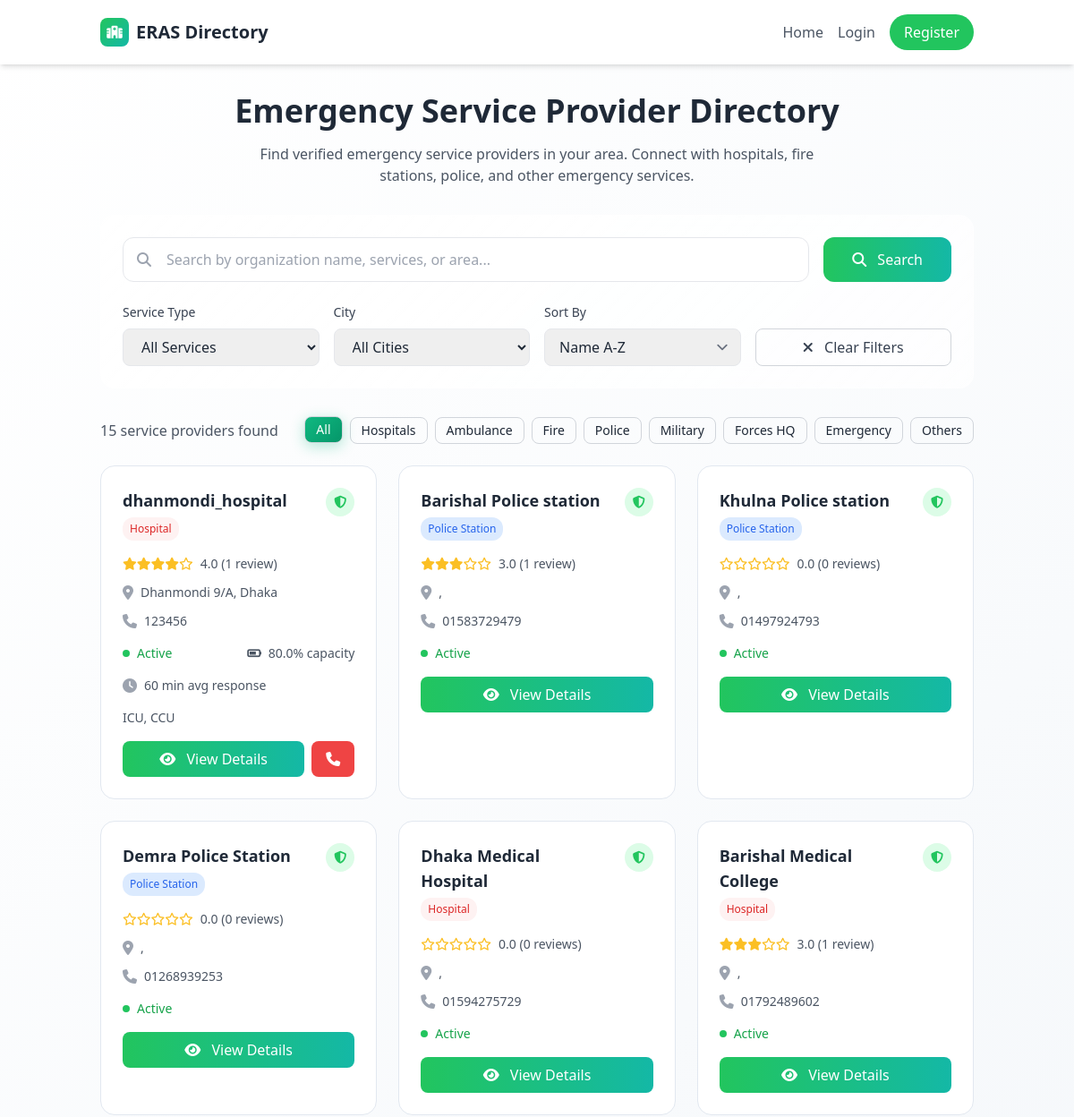
Page /accounts/directory/service-providers/ (upper part) on the earlier database version.
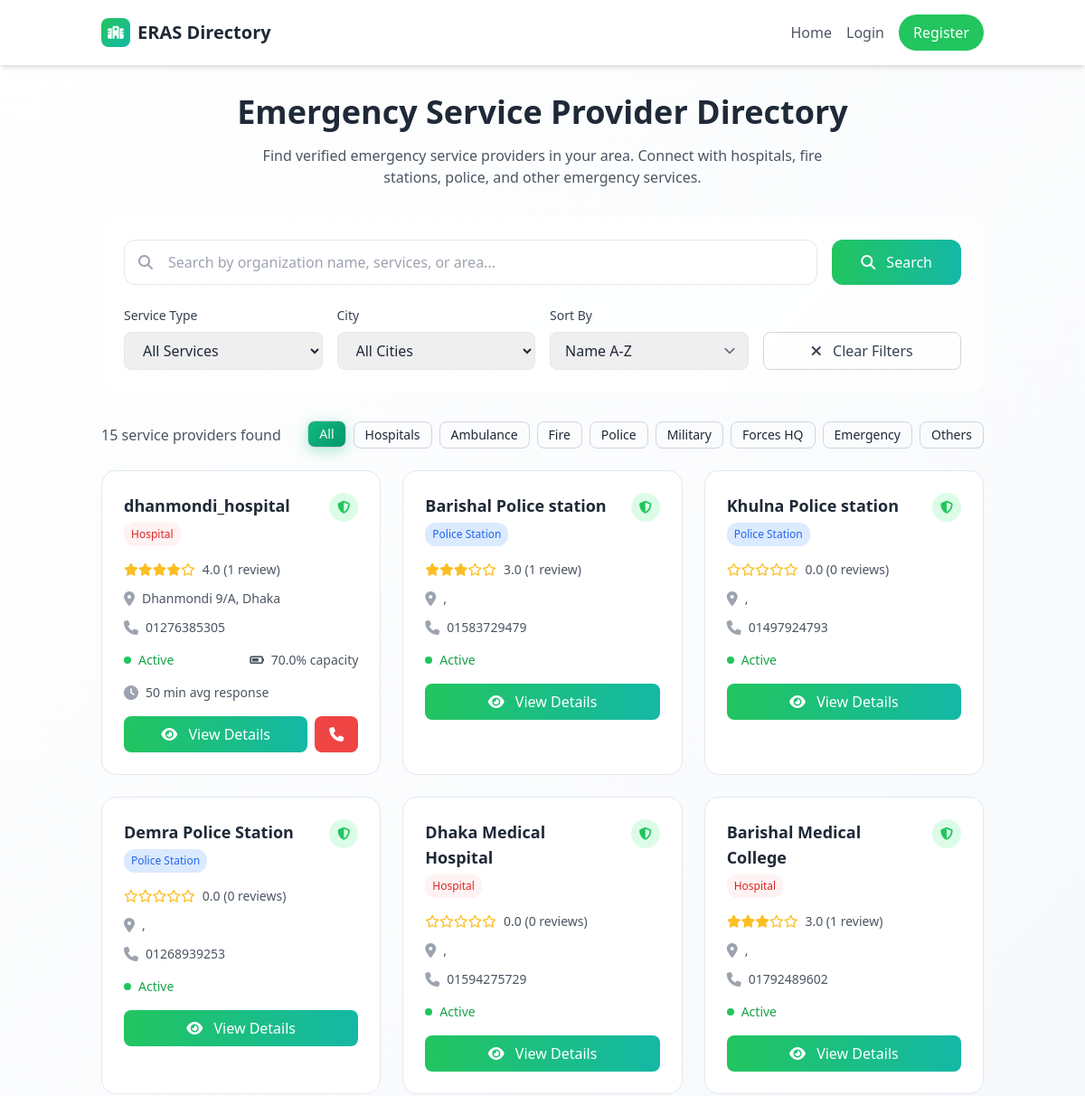
Same page on the later database version.
### accounts/models.py (models this page shows, shortened)
class ServiceProviderProfile(models.Model):
    SERVICE_TYPE_CHOICES = [
        ('hospital', 'Hospital'),
        ('ambulance', 'Ambulance Service'),
        ('fire_station', 'Fire Station'),
        ('police_station', 'Police Station'),
        ('military_camp', 'Military Camp'),
        ('forces_hq', 'Forces Headquarters'),
        ('emergency_response', 'Emergency Response Unit'),
        ('others', 'Others'),
    ]
    STATUS_CHOICES = [
        ('active', 'Active'),
        ('inactive', 'Inactive'),
        ('maintenance', 'Under Maintenance'),
    ]
    user = models.OneToOneField(
        User, on_delete=models.CASCADE, related_name='service_provider_profile')
    organization_name = models.CharField(max_length=200)
    service_type = models.CharField(
        max_length=20, choices=SERVICE_TYPE_CHOICES)
    service_type_other = models.CharField(max_length=100, blank=True,
                                          help_text="Specify if 'Others' is selected")
    email = models.EmailField()
    contact_number = models.CharField(max_length=15)
    registration_number = models.CharField(max_length=100, blank=True,
                                           help_text="Official registration/license number")
    street_address = models.CharField(max_length=300, blank=True)
    area_sector = models.CharField(max_length=100, blank=True)
    city = models.CharField(max_length=100, blank=True)
    postal_code = models.CharField(max_length=10, blank=True)
    specialized_services = models.TextField(blank=True,
                                            help_text="List specialized services offered")
    equipment_available = models.TextField(blank=True,
                                           help_text="List major equipment/resources")
    staff_count = models.PositiveIntegerField(null=True, blank=True)
    maximum_capacity = models.PositiveIntegerField(null=True, blank=True)
    average_response_time = models.PositiveIntegerField(null=True, blank=True,
                                                        help_text="Average response time in minutes")
    primary_contact_person = models.CharField(max_length=100, blank=True)
    contact_person_designation = models.CharField(max_length=100, blank=True)
    emergency_hotline = models.CharField(max_length=15, blank=True)
    emergency_email = models.EmailField(blank=True)
    current_status = models.CharField(
        max_length=15, choices=STATUS_CHOICES, default='active')
    current_capacity = models.PositiveIntegerField(null=True, blank=True,
                                                   help_text="Current available capacity")
    operating_hours = models.CharField(
        max_length=200, blank=True, default="24/7")
    created_at = models.DateTimeField(auto_now_add=True)
    updated_at = models.DateTimeField(auto_now=True)
    profile_completed_at = models.DateTimeField(null=True, blank=True)
    is_verified = models.BooleanField(default=False)
    verified_at = models.DateTimeField(null=True, blank=True)
    verified_by = models.ForeignKey(User, on_delete=models.SET_NULL,
                                    null=True, blank=True, related_name='verified_providers')
    def get_capacity_percentage(self):
        if self.maximum_capacity and self.current_capacity is not None:
            return round((self.current_capacity / self.maximum_capacity) * 100, 1)
        return None
    def get_service_display_name(self):
        if self.service_type == 'others' and self.service_type_other:
            return self.service_type_other
        return self.get_service_type_display()

### accounts/views.py (the view)
# urls.py: path('directory/service-providers/', views.service_provider_directory,
def service_provider_directory(request):
    providers = ServiceProviderProfile.objects.filter(
        is_verified=True,
        current_status='active'
    ).select_related('user').prefetch_related('ratings')
    search_query = request.GET.get('search', '')
    service_type_filter = request.GET.get('service_type', '')
    city_filter = request.GET.get('city', '')
    if search_query:
        providers = providers.filter(
            Q(organization_name__icontains=search_query) |
            Q(specialized_services__icontains=search_query)
        )
    if service_type_filter:
        providers = providers.filter(service_type=service_type_filter)
    if city_filter:
        providers = providers.filter(city__icontains=city_filter)
    for provider in providers:
        provider.avg_rating = provider.ratings.aggregate(
            avg_rating=Avg('rating')
        )['avg_rating'] or 0
        provider.total_ratings = provider.ratings.count()
    paginator = Paginator(providers, 12)  # 12 providers per page
    page_number = request.GET.get('page')
    page_obj = paginator.get_page(page_number)
    service_types = ServiceProviderProfile.SERVICE_TYPE_CHOICES
    cities = ServiceProviderProfile.objects.filter(
        is_verified=True
    ).values_list('city', flat=True).distinct().exclude(city='')
    context = {
        'page_obj': page_obj,
        'search_query': search_query,
        'service_type_filter': service_type_filter,
        'city_filter': city_filter,
        'service_types': service_types,
        'cities': sorted(cities),
        'total_providers': providers.count()
    }
    return render(request, 'accounts/service_provider_directory.html', context)

### templates/accounts/service_provider_directory.html (shortened to what the changed rows need)
<!DOCTYPE html>
<html lang="en">
<head>
    <link rel="stylesheet" href="https://cdnjs.cloudflare.com/ajax/libs/font-awesome/6.4.0/css/all.min.css">
    <script src="https://cdn.tailwindcss.com"></script>
</head>
<body class="directory-bg font-inter text-gray-800 min-h-screen">
    <main class="container mx-auto px-6 py-8">
        {% if service_type_filter %}
        <div class="breadcrumb-bg rounded-2xl p-6 mb-8 text-white">
            <nav class="mb-4">
                <div class="flex items-center space-x-2 text-sm">
                    <a href="{% url 'homepage' %}" class="hover:text-green-200 transition-colors">Home</a>
                    <i class="fas fa-chevron-right text-xs"></i>
                    <a href="{% url 'service_provider_directory' %}" class="hover:text-green-200 transition-colors">Directory</a>
                    <i class="fas fa-chevron-right text-xs"></i>
                    <span class="text-green-200">{{ service_type_display }}</span>
                </div>
            </nav>
            <div class="flex items-center justify-between">
                <div>
                    <h1 class="text-3xl font-bold mb-2">{{ service_type_display }} Directory</h1>
                    <p class="text-green-100">Find verified {{ service_type_display|lower }} services in your area</p>
                </div>
                <div class="hidden md:block">
                    <div class="text-right">
                        <div class="text-2xl font-bold">{{ total_providers }}</div>
                        <div class="text-sm text-green-200">Providers Found</div>
                    </div>
                </div>
            </div>
        </div>
        {% else %}
        <div class="text-center mb-8">
            <h1 class="text-4xl font-bold text-gray-800 mb-4">Emergency Service Provider Directory</h1>
        </div>
        {% endif %}
        {% if page_obj %}
        <div class="grid grid-cols-1 md:grid-cols-2 lg:grid-cols-3 gap-6 mb-8">
            {% for provider in page_obj %}
            <div class="provider-card rounded-2xl p-6 hover:shadow-lg transition-all">
                <div class="flex items-start justify-between mb-4">
                    <div class="flex-1">
                        <h3 class="text-lg font-bold text-gray-800 mb-1 line-clamp-2">{{ provider.organization_name }}</h3>
                        <span class="service-type-badge badge-{{ provider.service_type }}">
                            {{ provider.get_service_display_name }}
                        </span>
                    </div>
                    <div class="ml-4 flex-shrink-0">
                        {% if provider.is_verified %}
                        <div class="w-8 h-8 bg-green-100 rounded-full flex items-center justify-center">
                            <i class="fas fa-shield-alt text-green-500 text-sm"></i>
                        </div>
                        {% endif %}
                    </div>
                </div>
                <div class="flex items-center mb-3">
                    <div class="flex items-center rating-stars mr-2">
                        {% for i in "12345" %}
                            {% if provider.avg_rating >= forloop.counter %}
                                <i class="fas fa-star text-sm"></i>
                            {% else %}
                                <i class="far fa-star text-sm"></i>
                            {% endif %}
                        {% endfor %}
                    </div>
                    <span class="text-sm text-gray-600">{{ provider.avg_rating|floatformat:1 }} ({{ provider.total_ratings }} review{{ provider.total_ratings|pluralize }})</span>
                </div>
                <div class="flex items-center mb-3">
                    <i class="fas fa-map-marker-alt text-gray-400 mr-2"></i>
                    <span class="text-sm text-gray-600">{{ provider.area_sector }}, {{ provider.city }}</span>
                </div>
                <div class="flex items-center mb-4">
                    <i class="fas fa-phone text-gray-400 mr-2"></i>
                    <span class="text-sm text-gray-600">{{ provider.emergency_hotline|default:provider.contact_number }}</span>
                </div>
                <div class="flex items-center justify-between mb-4">
                    <div class="flex items-center">
                        <div class="w-2 h-2 rounded-full mr-2
                            {% if provider.current_status == 'active' %}bg-green-500
                            {% elif provider.current_status == 'inactive' %}bg-red-500
                            {% else %}bg-yellow-500{% endif %}"></div>
                        <span class="text-sm font-medium
                            {% if provider.current_status == 'active' %}text-green-600
                            {% elif provider.current_status == 'inactive' %}text-red-600
                            {% else %}text-yellow-600{% endif %}">
                            {{ provider.get_current_status_display }}
                        </span>
                    </div>
                    {% if provider.get_capacity_percentage %}
                    <div class="text-sm text-gray-600">
                        <i class="fas fa-battery-three-quarters mr-1"></i>
                        {{ provider.get_capacity_percentage }}% capacity
                    </div>
                    {% endif %}
                </div>
                {% if provider.average_response_time %}
                <div class="flex items-center mb-4">
                    <i class="fas fa-clock text-gray-400 mr-2"></i>
                    <span class="text-sm text-gray-600">{{ provider.average_response_time }} min avg response</span>
                </div>
                {% endif %}
                {% if provider.specialized_services %}
                <div class="mb-4">
                    <p class="text-sm text-gray-600 line-clamp-2">{{ provider.specialized_services|truncatewords:15 }}</p>
                </div>
                {% endif %}
                <div class="flex space-x-2">
                    <a href="{% url 'service_provider_detail' provider.id %}"
                       class="flex-1 bg-gradient-to-r from-green-500 to-teal-500 text-white text-center py-2 px-4 rounded-lg font-medium hover:shadow-lg transition-all">
                        <i class="fas fa-eye mr-2"></i> View Details
                    </a>
                    {% if provider.emergency_hotline %}
                    <a href="tel:{{ provider.emergency_hotline }}"
                       class="bg-red-500 text-white py-2 px-4 rounded-lg font-medium hover:bg-red-600 transition-colors">
                        <i class="fas fa-phone"></i>
                    </a>
                    {% endif %}
                </div>
            </div>
            {% endfor %}
        </div>
        {% endif %}
    </main>
</body>
</html>

Differences in the rows shown:
changed ServiceProviderProfile "dhanmondi_hospital": emergency_hotline "123456" → "01276385305"; get_capacity_percentage "80.0" → "70.0"; average_response_time "60" → "50"; specialized_services "ICU, CCU" → (not shown)
